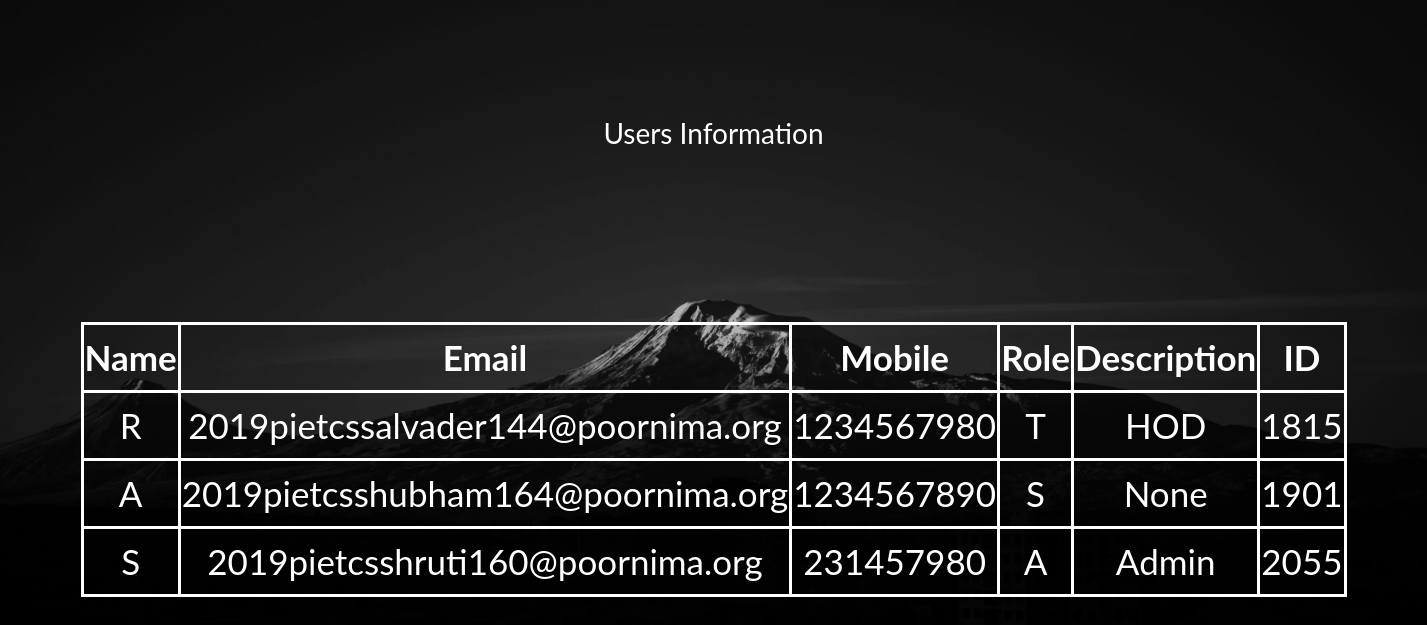
The app's page /viewusers, older data.
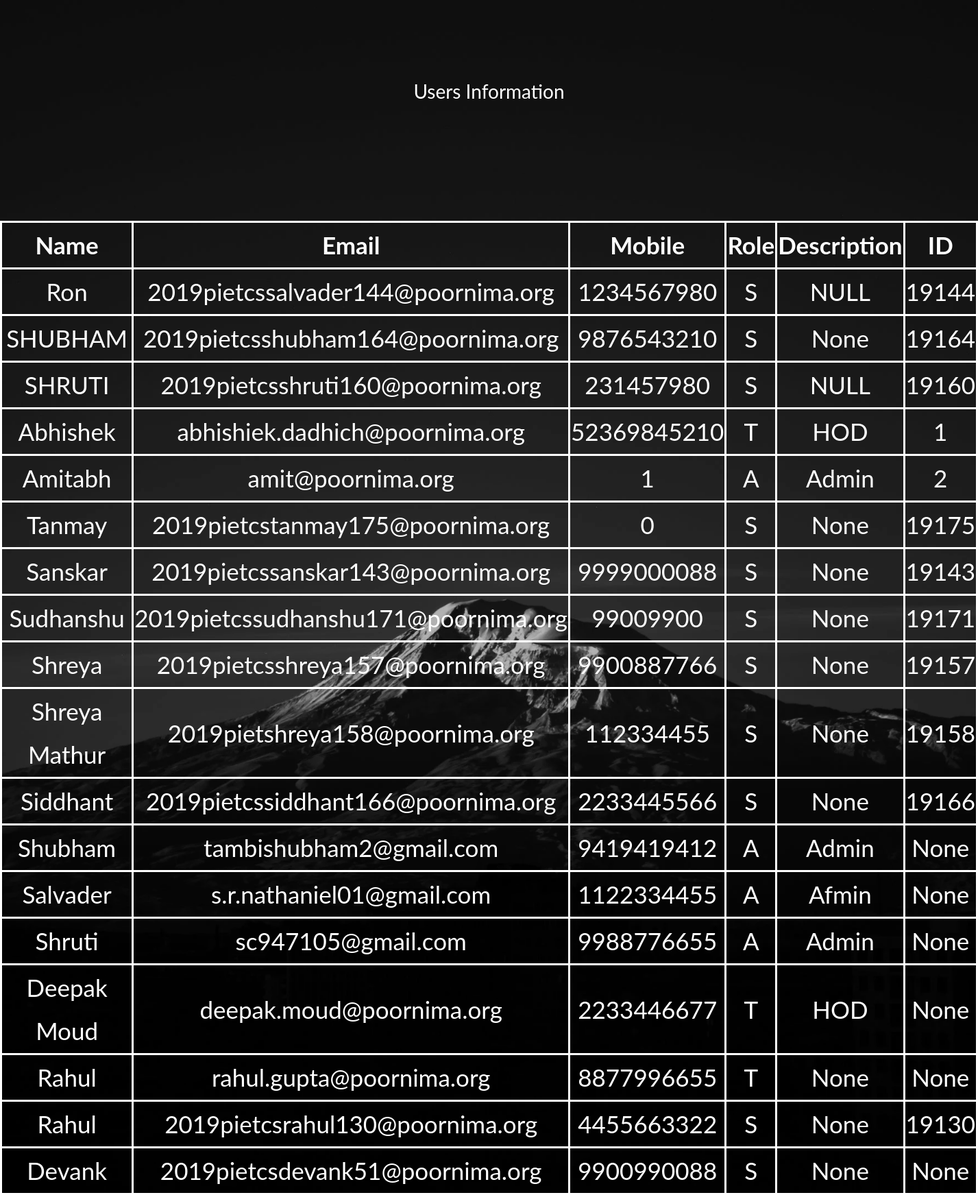
The same page, newer data.
### tables this page shows
CREATE TABLE "Users" (
	"Name"	TEXT NOT NULL,
	"Email"	TEXT,
	"Password"	TEXT NOT NULL,
	"Mobile"	INTEGER NOT NULL UNIQUE,
	"Role"	TEXT NOT NULL DEFAULT 'S',
	"Designation"	TEXT,
	"ID"	INTEGER,
	PRIMARY KEY("Email")
);

### app.py (the view)
@app.route("/viewusers")
def viewusers():
    conn = sqlite3.connect('DSSP.db')
    cur = conn.cursor()
    cur.execute('SELECT * FROM users')
    users = cur.fetchall()
    return render_template("viewusers.html",users=users)

### templates/viewusers.html (shortened to what this page needs)
<!DOCTYPE html>
<html lang="en">
  <head>
    <link
      rel="stylesheet"
      href="{{url_for('static', filename='css/style.css')}}"
    />
  </head>
  <body class="img js-fullheight">
    <section class="ftco-section">
      <div class="container">
        <div class="row justify-content-center">
          <div class="col-md-6 text-center mb-5">
            <h2 class="heading-section">Users Information</h2>
          </div>
        </div>
      </div>
    </section>
    <table>
      <thead>
        <tr>
          <th>Name</th>
          <th>Email</th>
          <th>Mobile</th>
          <th>Role</th>
          <th>Description</th>
          <th>ID</th>
        </tr>
      </thead>
      <tbody>
        {% for user in users %}
        <tr>
          <td>{{ user[0] }}</td>
          <td>{{ user[1] }}</td>
          <td>{{ user[3] }}</td>
          <td>{{ user[4] }}</td>
          <td>{{ user[5] }}</td>
          <td>{{ user[6] }}</td>
        </tr>
        {% endfor %}
      </tbody>
    </table>
  </body>
</html>

Row changes from the older to the newer data that the page shows:
changed Users "2019pietcssalvader144@poornima.org": Name "R" → "Ron"; Role "T" → "S"; Designation "HOD" → "NULL"; ID "1815" → "19144"
changed Users "2019pietcsshubham164@poornima.org": Name "A" → "SHUBHAM"; Mobile "1234567890" → "9876543210"; ID "1901" → "19164"
changed Users "2019pietcsshruti160@poornima.org": Name "S" → "SHRUTI"; Role "A" → "S"; Designation "Admin" → "NULL"; ID "2055" → "19160"
added Users: Name "Abhishek", Email "abhishiek.dadhich@poornima.org", Mobile "52369845210", Role "T", Designation "HOD", ID "1"
added Users: Name "Amitabh", Email "amit@poornima.org", Mobile "1", Role "A", Designation "Admin", ID "2"
added Users: Name "Tanmay", Email "2019pietcstanmay175@poornima.org", Mobile "0", Role "S", user "None", ID "19175"
added Users: Name "Sanskar", Email "2019pietcssanskar143@poornima.org", Mobile "9999000088", Role "S", user "None", ID "19143"
added Users: Name "Sudhanshu", Email "2019pietcssudhanshu171@poornima.org", Mobile "99009900", Role "S", user "None", ID "19171"
added Users: Name "Shreya", Email "2019pietcsshreya157@poornima.org", Mobile "9900887766", Role "S", user "None", ID "19157"
added Users: Name "Shreya Mathur", Email "2019pietshreya158@poornima.org", Mobile "112334455", Role "S", user "None", ID "19158"
added Users: Name "Siddhant", Email "2019pietcssiddhant166@poornima.org", Mobile "2233445566", Role "S", user "None", ID "19166"
added Users: Name "Shubham", Email "tambishubham2@gmail.com", Mobile "9419419412", Role "A", Designation "Admin", user "None"
added Users: Name "Salvader", Email "s.r.nathaniel01@gmail.com", Mobile "1122334455", Role "A", Designation "Afmin", user "None"
added Users: Name "Shruti", Email "sc947105@gmail.com", Mobile "9988776655", Role "A", Designation "Admin", user "None"
added Users: Name "Deepak Moud", Email "deepak.moud@poornima.org", Mobile "2233446677", Role "T", Designation "HOD", user "None"
added Users: Name "Rahul", Email "rahul.gupta@poornima.org", Mobile "8877996655", Role "T", user "None"
added Users: Name "Rahul", Email "2019pietcsrahul130@poornima.org", Mobile "4455663322", Role "S", user "None", ID "19130"
added Users: Name "Devank", Email "2019pietcsdevank51@poornima.org", Mobile "9900990088", Role "S", user "None"
